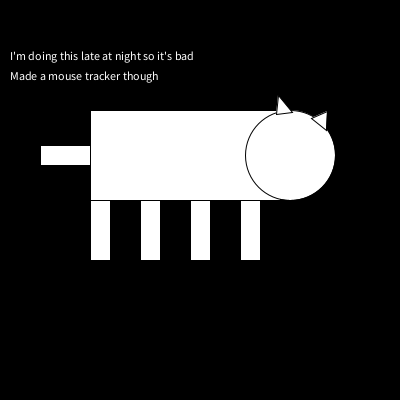
Frame 1 (no input)
Frame 60 (the mouse pressed at the canvas centre just before this capture): identical to frame 1, image omitted
Frame 120 (the mouse held since frame 60 and released just before this capture): identical to frame 1, image omitted

The Processing sketch that drew this single still picture (run headless with seeded random() and noise(); from frame 60 on, the mouse is pressed at the canvas centre):

// Processing sketch: w03_logo
// ── w03_logo.pde
void setup() {
  size(400,400);
}

void draw() {
  fill(0);
  rect(0,0,width,height);
  fill(255);
  rect(90,110,190,90);
  rect(90,200,20,60);
  rect(140,200,20,60);
  rect(190,200,20,60);
  rect(240,200,20,60);
  rect(40,145,50,20);
  ellipse(290,155,90,90);
  triangle(276,114,278,95,292,112);
  triangle(311,118,327,111,326,130);
  text("I'm doing this late at night so it's bad ", 10, 60);
  text("Made a mouse tracker though ", 10, 80);
}

void mouseClicked() {
  println ("Mouse X Position: "+ mouseX +", Mouse Y Position: " + mouseY);
}
